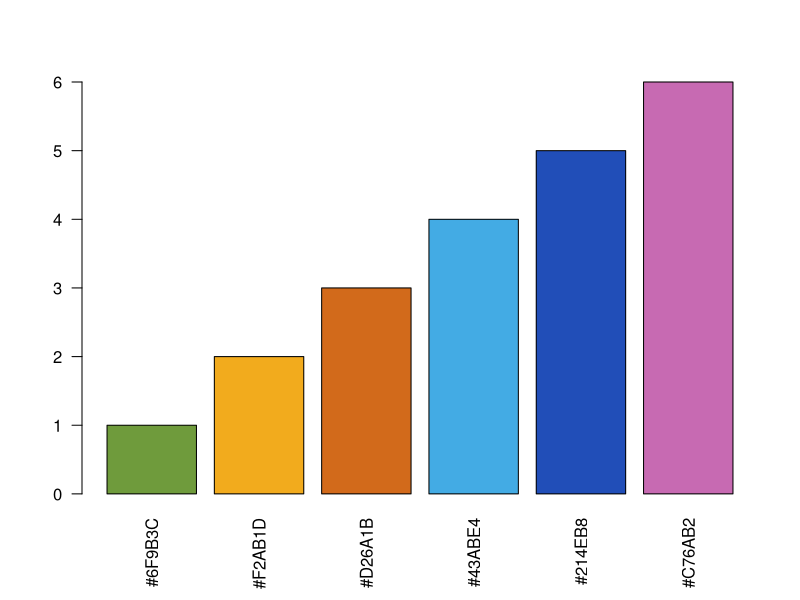
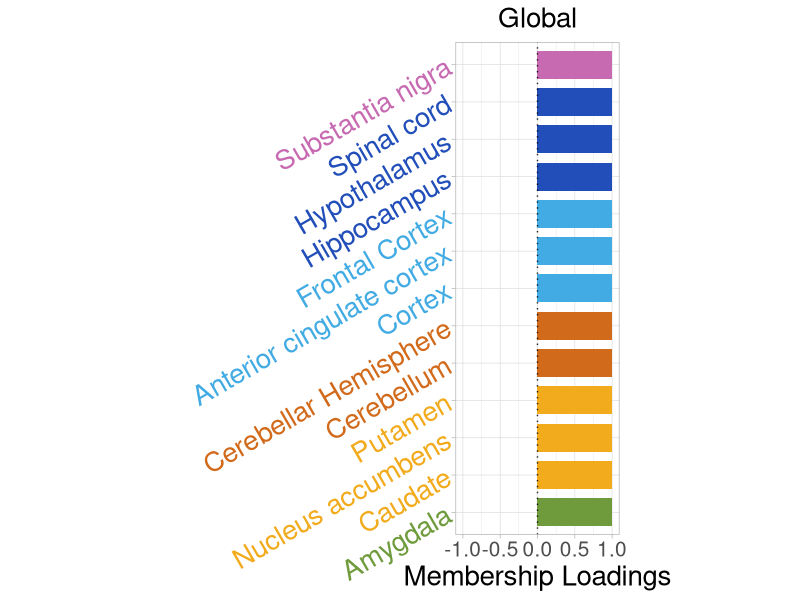

The R source for these figures, in order:
##### vertical barplots #####
### 03/12/21 ###

## Here is the example to make barplot for membership matrix U
## The code is originally used to plot a gene enrichment plot for the final project of BMI 826
## The original figure is an error bar figure using  geom_errorbar()

library(ggplot2)


# check the clustering result quickly
U = read.csv("output_r3rho1500/U_r3_rho1500.csv",header = TRUE)
rownames(U)=U[,1]
U=U[,-1]

brain_tissue_name=rownames(as.matrix(U))
r = 3
cluster_result =list()
for (i in 1:r) {
  cluster_result[[i]] = brain_tissue_name[ U[,i] != 0 ]
}
cluster_result[[(r+1)]] = brain_tissue_name[rowSums(U) == 0]
for (i in 1:(r+1)) {
  cat("This is cluster ",i, "\n", cluster_result[[i]], "\n")
}


## bar plot visualization

tissue_name = brain_tissue_name
tissue_name = gsub("Brain - ", "",tissue_name)
tissue_name = gsub("\\s*\\([^\\)]+\\)","",tissue_name)

U_df = data.frame(tissue_name = tissue_name, U1 = U[,1], U2 = U[,2],U3 = U[,3],U4=rep(1,13)) ## modify based on outputs
U_df$Tissues = rep(0,13)

#### modify based on outputs
U_df$Tissues[U_df$U1 > 0] = "Other Tissues"
U_df$Tissues[U_df$U1 < 0] = "Cortex"
U_df$Tissues[U_df$U2 < 0] = "Cerebellum"
U_df$Tissues[U_df$U2 > 0] = "Basal Ganglia"
U_df$Tissues[U_df$U3 > 0] = "Substantia nigra"
U_df$Tissues[U_df$U3 < 0] = "Amygdala"


U_df$Tissues = as.factor(U_df$Tissues)
U_df = U_df[order(U_df$Tissues),]

selected_color = c("#6F9B3C","#F2AB1D","#D26A1B","#43ABE4","#214EB8","#C76AB2")
# check the color
barplot(1:length(selected_color), col=as.character(selected_color), names.arg = selected_color, las=2) 
U_df$color = rep(0,13)

for (i in 1:length(levels(U_df$Tissues))) {
  U_df$color[ U_df$Tissues %in% levels(U_df$Tissues)[i]  ] = selected_color[i]
}

# for group 1
pdf("Figure/bar1.pdf",width=6,height=10)
gg1 = ggplot(U_df, aes(x = tissue_name, y = U4, fill = Tissues)) +
  geom_bar(stat="identity", width=0.75)+
  scale_fill_manual(values = selected_color) +
  #scale_colour_manual(values = c("#6F9B3C","#F2AB1D","#214EB8","#43ABE4","#7776BC","#C76AB2")) +
  scale_x_discrete(limits=c(U_df$tissue_name))+
  theme_light()+
  theme(
    aspect.ratio = 3/1,
    axis.text.y = element_text(size = 20, color = as.character(U_df$color),
                               angle = 30),
    axis.text.x = element_text(size = 15),
    axis.title.y = element_blank(),
    axis.title.x = element_text(size = 20),
    plot.title = element_text(hjust = 0.5,size = 20),
    legend.position = "none"
  )+
  ylim(-1,1) +
  ylab("Membership Loadings")+
  geom_hline(yintercept = 0, lty = "dotted", alpha = 0.8)+
  ggtitle(label = "Global") +
  coord_flip()

gg1
dev.off()



########### prepare node file for network plotting
Theta1=read.csv("output_r3rho1500/Theta_1_r3_rho1500.csv")
rownames(Theta1)=Theta1[,1]
Theta1=Theta1[,-1]
Theta2=read.csv("output_r3rho1500/Theta_2_r3_rho1500.csv")
rownames(Theta2)=Theta2[,1]
Theta2=Theta2[,-1]
Theta3=read.csv("output_r3rho1500/Theta_3_r3_rho1500.csv")
rownames(Theta3)=Theta3[,1]
Theta3=Theta3[,-1]

index1=which(Theta1!=0,arr.ind=T)
index2=which(Theta2!=0,arr.ind=T)
index3=which(Theta3!=0,arr.ind=T)

index=rbind(index1,index2)
index=index[index[,1]-index[,2]!=0,]

gene_name=row.names(Theta1)
network=NULL
for(i in 1:28){
    for(j in 1:i){
        network=rbind(network,c(gene_name[index[i,1]],gene_name[index[j,1]],abs(Theta1[index[i,1],index[j,1]]),sign(Theta1[index[i,1],index[j,1]]),"TRUE"))
    }
}

write.csv(network,"networ.csv")
